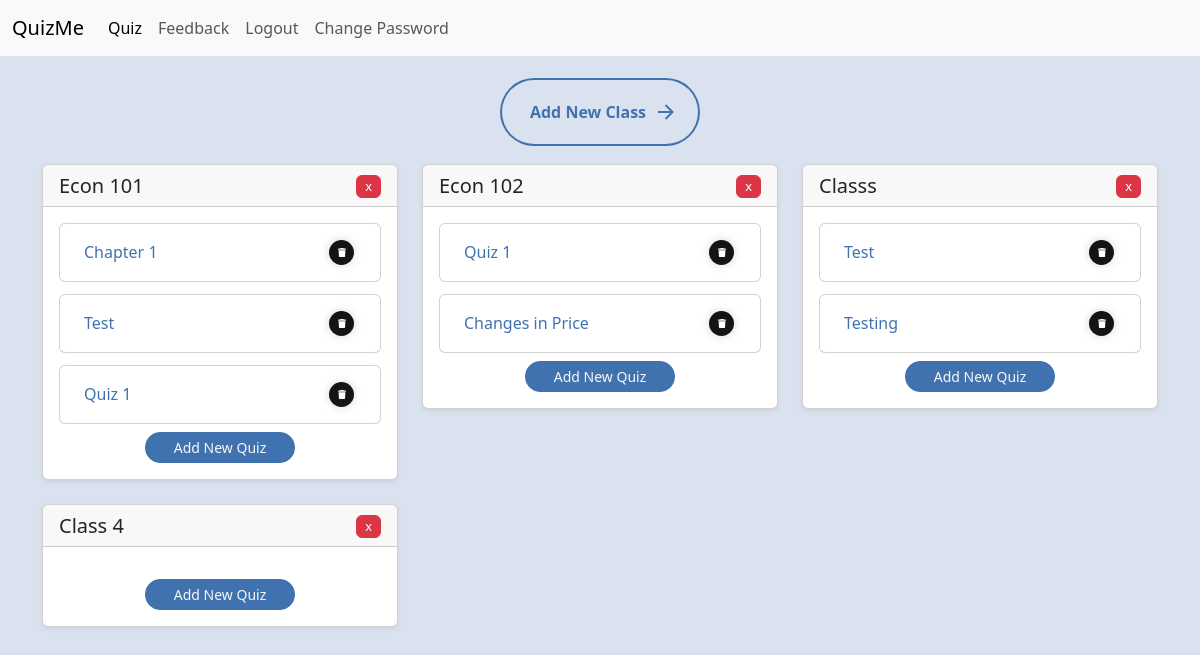
The app's page /quiz-selector (signed in), older data.
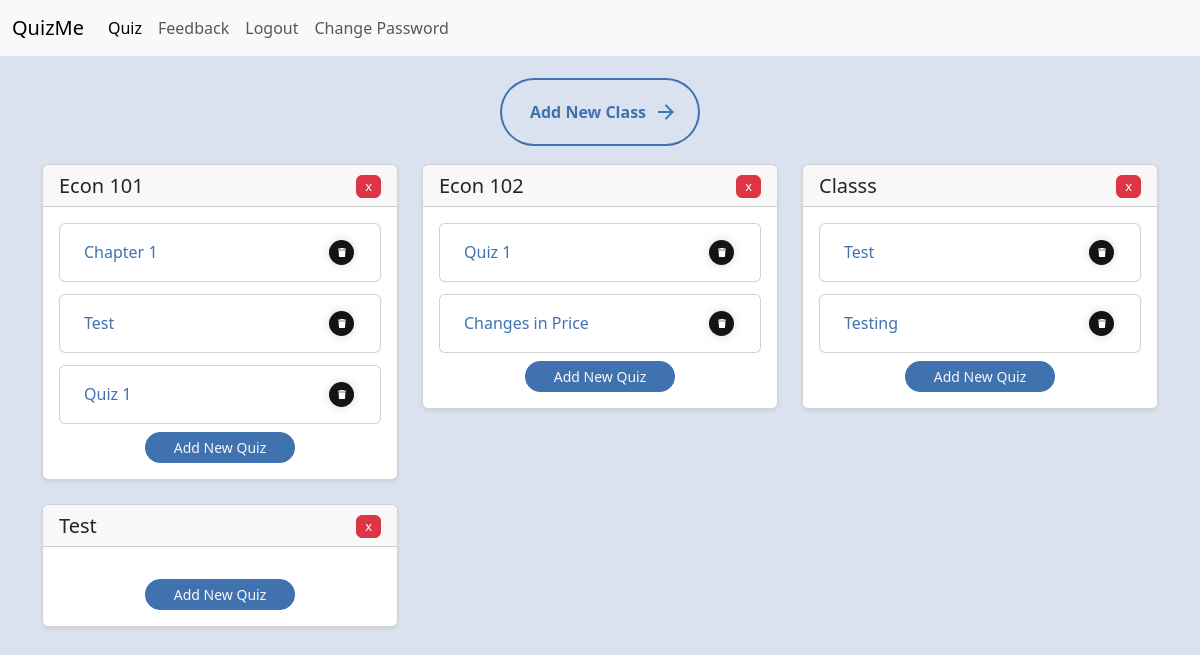
The same page, newer data.
### main.py (models this page shows)
class ClassList(db.Model):
    __tablename__ = "class_list"
    id: Mapped[int] = mapped_column(Integer, primary_key=True)
    user_id: Mapped[int] = mapped_column(Integer, db.ForeignKey("users.id"))
    class_name: Mapped[str] = mapped_column(String(250), unique=False, nullable=False)

### main.py (the view)
@app.route('/quiz-selector', methods=["GET", "POST"])
def quiz_selector():
    form = NoteInput()
    class_list = ClassList.query.filter_by(user_id=current_user.id).all()
    quizzes = Quiz.query.filter_by(user_id=current_user.id).all()
    return render_template("quiz_selector.html", form=form, class_list=class_list, quizzes=quizzes)

### main.py (called while the page is built)
@login_manager.user_loader
def load_user(user_id):
    return db.get_or_404(User, user_id)

### templates/quiz_selector.html (shortened to what the changed rows need)
{% include "header.html" %}
{% block content %}
<div class="container mt-4">
    {% if class_list %}
        <div class="row">
            {% for class in class_list %}
            <div class="col-md-4 mb-4">
                <div class="card shadow-sm">
                    <div class="card-header d-flex justify-content-between align-items-center">
                        <h5 class="card-title mb-0">{{ class.class_name }}</h5>
                        <div class="d-flex gap-2">
                            <form action="{{ url_for('delete_class', class_name=class.class_name) }}" method="POST" onsubmit="return confirm('Are you sure you want to delete this class?');" class="m-0">
                                <button type="submit" class="delete_class_button btn btn-danger" data-bs-toggle="tooltip" data-bs-placement="top" title="Delete Class">
                                    x
                                </button>
                            </form>
                        </div>
                    </div>
                    <div class="card-body">
                        {% set class_quizzes = quizzes|selectattr('class_name', 'equalto', class.class_name)|list %}
                        {% if class_quizzes %}
                            <div class="row g-2">
                                {% for quiz in class_quizzes %}
                                <div class="col-12 mb-1">
                                    <div class="card">
                                        <div class="card-body">
                                            <div class="d-flex justify-content-between align-items-center">
                                                <h6 class="card-title mb-0">
                                                    <a href="{{ url_for('quiz', quiz_id=quiz.id) }}" class="text-decoration-none">
                                                        <i class="fas fa-file-alt me-2"></i>{{ quiz.title }}
                                                    </a>
                                                </h6>
                                                <form action="{{ url_for('delete_quiz', quiz_id=quiz.id) }}" method="POST" onsubmit="return confirm('Are you sure you want to delete this quiz?');">
                                                    <button type="submit" class="delete_quiz_button" aria-label="Delete quiz">
                                                        <svg viewBox="0 0 448 512" class="svgIcon">
                                                            <path d="M135.2 17.7L128 32H32C14.3 32 0 46.3 0 64S14.3 96 32 96H416c17.7 0 32-14.3 32-32s-14.3-32-32-32H320l-7.2-14.3C307.4 6.8 296.3 0 284.2 0H163.8c-12.1 0-23.2 6.8-28.6 17.7zM416 128H32L53.2 467c1.6 25.3 22.6 45 47.9 45H346.9c25.3 0 46.3-19.7 47.9-45L416 128z" />
                                                        </svg>
                                                    </button>
                                                </form>
                                            </div>
                                        </div>
                                    </div>
                                </div>
                                {% endfor %}
                            </div>
                            <div class="text-center mt-1">
                                <button type="button" class="add_quiz_button btn btn-sm btn-primary" data-bs-toggle="modal" data-bs-target="#createQuizModal" data-class-name="{{ class.class_name }}">
                                    Add New Quiz
                                </button>
                            </div>
                        {% else %}
                        <div class="text-center mt-3">
                            <button type="button" class="add_quiz_button btn btn-sm btn-primary" data-bs-toggle="modal" data-bs-target="#createQuizModal" data-class-name="{{ class.class_name }}">
                                Add New Quiz
                            </button>
                        </div>
                        {% endif %}
                    </div>
                </div>
            </div>
            {% endfor %}
        </div>
    {% else %}
        <div class="text-center mt-4">
            <h3 class="mb-4">No Classes Added Yet</h3>
            <p>Click the button above to add your first class!</p>
        </div>
    {% endif %}
</div>
{% endblock %}

Row changes from the older to the newer data that the page shows:
changed ClassList: class_name "Class 4" → "Test"
